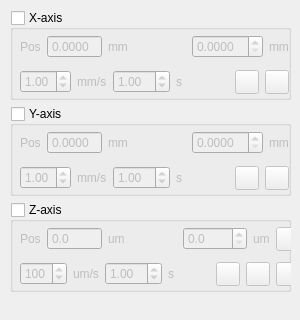
         <widget class="QWidget" name="tab_3">
          <attribute name="title">
           <string>High-prec. Stage</string>
          </attribute>
          <widget class="QWidget" name="verticalLayoutWidget_7">
           <property name="geometry">
            <rect>
             <x>10</x>
             <y>10</y>
             <width>281</width>
             <height>301</height>
            </rect>
           </property>
           <layout class="QVBoxLayout" name="verticalLayout_8">
            <item>
             <widget class="QGroupBox" name="xAxisHighBox">
              <property name="minimumSize">
               <size>
                <width>0</width>
                <height>90</height>
               </size>
              </property>
              <property name="title">
               <string>X-axis</string>
              </property>
              <property name="checkable">
               <bool>true</bool>
              </property>
              <property name="checked">
               <bool>false</bool>
              </property>
              <widget class="QWidget" name="verticalLayoutWidget_8">
               <property name="geometry">
                <rect>
                 <x>10</x>
                 <y>20</y>
                 <width>299</width>
                 <height>71</height>
                </rect>
               </property>
               <layout class="QVBoxLayout" name="verticalLayout_9">
                <item>
                 <layout class="QHBoxLayout" name="horizontalLayout_11">
                  <item>
                   <widget class="QLabel" name="label_29">
                    <property name="text">
                     <string>Pos</string>
                    </property>
                   </widget>
                  </item>
                  <item>
                   <widget class="QDoubleSpinBox" name="xAxisPosSpinBoxHigh">
                    <property name="readOnly">
                     <bool>true</bool>
                    </property>
                    <property name="buttonSymbols">
                     <enum>QAbstractSpinBox::ButtonSymbols::NoButtons</enum>
                    </property>
                    <property name="decimals">
                     <number>4</number>
                    </property>
                   </widget>
                  </item>
                  <item>
                   <widget class="QLabel" name="label_30">
                    <property name="text">
                     <string>mm</string>
                    </property>
                   </widget>
                  </item>
                  <item>
                   <spacer name="horizontalSpacer_16">
                    <property name="orientation">
                     <enum>Qt::Orientation::Horizontal</enum>
                    </property>
                    <property name="sizeHint" stdset="0">
                     <size>
                      <width>40</width>
                      <height>20</height>
                     </size>
                    </property>
                   </spacer>
                  </item>
                  <item>
                   <widget class="QDoubleSpinBox" name="xAxisDesSpinBoxHigh">
                    <property name="readOnly">
                     <bool>false</bool>
                    </property>
                    <property name="decimals">
                     <number>4</number>
                    </property>
                    <property name="maximum">
                     <double>15.000000000000000</double>
                    </property>
                   </widget>
                  </item>
                  <item>
                   <widget class="QLabel" name="label_31">
                    <property name="text">
                     <string>mm</string>
                    </property>
                   </widget>
                  </item>
                  <item>
                   <widget class="QPushButton" name="xAxisHighGotoButton">
                    <property name="minimumSize">
                     <size>
                      <width>24</width>
                      <height>24</height>
                     </size>
                    </property>
                    <property name="maximumSize">
                     <size>
                      <width>24</width>
                      <height>16777215</height>
                     </size>
                    </property>
                    <property name="text">
                     <string/>
                    </property>
                    <property name="icon">
                     <iconset resource="icons.qrc">
                      <normaloff>:/icons/icons8-go-100.png</normaloff>:/icons/icons8-go-100.png</iconset>
                    </property>
                    <property name="iconSize">
                     <size>
                      <width>20</width>
                      <height>20</height>
                     </size>
                    </property>
                   </widget>
                  </item>
                 </layout>
                </item>
                <item>
                 <layout class="QHBoxLayout" name="horizontalLayout_16">
                  <item>
                   <widget class="QDoubleSpinBox" name="xAxisSpeedSpinBoxHigh">
                    <property name="maximum">
                     <double>2.000000000000000</double>
                    </property>
                    <property name="singleStep">
                     <double>0.010000000000000</double>
                    </property>
                    <property name="value">
                     <double>1.000000000000000</double>
                    </property>
                   </widget>
                  </item>
                  <item>
                   <widget class="QLabel" name="label_32">
                    <property name="text">
                     <string>mm/s</string>
                    </property>
                   </widget>
                  </item>
                  <item>
                   <widget class="QDoubleSpinBox" name="xAxisTimeSpinBoxHigh">
                    <property name="value">
                     <double>1.000000000000000</double>
                    </property>
                   </widget>
                  </item>
                  <item>
                   <widget class="QLabel" name="label_33">
                    <property name="text">
                     <string>s</string>
                    </property>
                   </widget>
                  </item>
                  <item>
                   <spacer name="horizontalSpacer_21">
                    <property name="orientation">
                     <enum>Qt::Orientation::Horizontal</enum>
                    </property>
                    <property name="sizeHint" stdset="0">
                     <size>
                      <width>40</width>
                      <height>20</height>
                     </size>
                    </property>
                   </spacer>
                  </item>
                  <item>
                   <widget class="QPushButton" name="xAxisHighLeftButton">
                    <property name="minimumSize">
                     <size>
                      <width>24</width>
                      <height>24</height>
                     </size>
                    </property>
                    <property name="maximumSize">
                     <size>
                      <width>24</width>
                      <height>16777215</height>
                     </size>
                    </property>
                    <property name="text">
                     <string/>
                    </property>
                    <property name="icon">
                     <iconset resource="icons.qrc">
                      <normaloff>:/icons/icons8-left-96.png</normaloff>:/icons/icons8-left-96.png</iconset>
                    </property>
                    <property name="iconSize">
                     <size>
                      <width>16</width>
                      <height>16</height>
                     </size>
                    </property>
                   </widget>
                  </item>
                  <item>
                   <widget class="QPushButton" name="xAxisHighHomeButton">
                    <property name="minimumSize">
                     <size>
                      <width>24</width>
                      <height>24</height>
                     </size>
                    </property>
                    <property name="maximumSize">
                     <size>
                      <width>24</width>
                      <height>16777215</height>
                     </size>
                    </property>
                    <property name="text">
                     <string/>
                    </property>
                    <property name="icon">
                     <iconset resource="icons.qrc">
                      <normaloff>:/icons/icons8-home-96.png</normaloff>:/icons/icons8-home-96.png</iconset>
                    </property>
                   </widget>
                  </item>
                  <item>
                   <widget class="QPushButton" name="xAxisHgihRightButton">
                    <property name="minimumSize">
                     <size>
                      <width>24</width>
                      <height>24</height>
                     </size>
                    </property>
                    <property name="maximumSize">
                     <size>
                      <width>24</width>
                      <height>16777215</height>
                     </size>
                    </property>
                    <property name="text">
                     <string/>
                    </property>
                    <property name="icon">
                     <iconset resource="icons.qrc">
                      <normaloff>:/icons/icons8-right-96.png</normaloff>:/icons/icons8-right-96.png</iconset>
                    </property>
                   </widget>
                  </item>
                 </layout>
                </item>
               </layout>
              </widget>
             </widget>
            </item>
            <item>
             <widget class="QGroupBox" name="yAxisHighBox">
              <property name="minimumSize">
               <size>
                <width>0</width>
                <height>90</height>
               </size>
              </property>
              <property name="title">
               <string>Y-axis</string>
              </property>
              <property name="checkable">
               <bool>true</bool>
              </property>
              <property name="checked">
               <bool>false</bool>
              </property>
              <widget class="QWidget" name="verticalLayoutWidget_9">
               <property name="geometry">
                <rect>
                 <x>10</x>
                 <y>20</y>
                 <width>299</width>
                 <height>71</height>
                </rect>
               </property>
               <layout class="QVBoxLayout" name="verticalLayout_10">
                <item>
                 <layout class="QHBoxLayout" name="horizontalLayout_17">
                  <item>
                   <widget class="QLabel" name="label_34">
                    <property name="text">
                     <string>Pos</string>
                    </property>
                   </widget>
                  </item>
                  <item>
                   <widget class="QDoubleSpinBox" name="yAxisPosSpinBoxHigh">
                    <property name="readOnly">
                     <bool>true</bool>
                    </property>
                    <property name="buttonSymbols">
                     <enum>QAbstractSpinBox::ButtonSymbols::NoButtons</enum>
                    </property>
                    <property name="decimals">
                     <number>4</number>
                    </property>
                   </widget>
                  </item>
                  <item>
                   <widget class="QLabel" name="label_35">
                    <property name="text">
                     <string>mm</string>
                    </property>
                   </widget>
                  </item>
                  <item>
                   <spacer name="horizontalSpacer_22">
                    <property name="orientation">
                     <enum>Qt::Orientation::Horizontal</enum>
                    </property>
                    <property name="sizeHint" stdset="0">
                     <size>
                      <width>40</width>
                      <height>20</height>
                     </size>
                    </property>
                   </spacer>
                  </item>
                  <item>
                   <widget class="QDoubleSpinBox" name="yAxisDesSpinBoxHigh">
                    <property name="readOnly">
                     <bool>false</bool>
                    </property>
                    <property name="decimals">
                     <number>4</number>
                    </property>
                    <property name="maximum">
                     <double>15.000000000000000</double>
                    </property>
                   </widget>
                  </item>
                  <item>
                   <widget class="QLabel" name="label_36">
                    <property name="text">
                     <string>mm</string>
                    </property>
                   </widget>
                  </item>
                  <item>
                   <widget class="QPushButton" name="yAxisHighGotoButton">
                    <property name="minimumSize">
                     <size>
                      <width>24</width>
                      <height>24</height>
                     </size>
                    </property>
                    <property name="maximumSize">
                     <size>
                      <width>24</width>
                      <height>16777215</height>
                     </size>
                    </property>
                    <property name="text">
                     <string/>
                    </property>
                    <property name="icon">
                     <iconset resource="icons.qrc">
                      <normaloff>:/icons/icons8-go-100.png</normaloff>:/icons/icons8-go-100.png</iconset>
                    </property>
                    <property name="iconSize">
                     <size>
                      <width>20</width>
                      <height>20</height>
                     </size>
                    </property>
                   </widget>
                  </item>
                 </layout>
                </item>
                <item>
                 <layout class="QHBoxLayout" name="horizontalLayout_18">
                  <item>
                   <widget class="QDoubleSpinBox" name="yAxisSpeedSpinBoxHigh">
                    <property name="maximum">
                     <double>2.000000000000000</double>
                    </property>
                    <property name="singleStep">
                     <double>0.010000000000000</double>
                    </property>
                    <property name="value">
                     <double>1.000000000000000</double>
                    </property>
                   </widget>
                  </item>
                  <item>
                   <widget class="QLabel" name="label_37">
                    <property name="text">
                     <string>mm/s</string>
                    </property>
                   </widget>
                  </item>
                  <item>
                   <widget class="QDoubleSpinBox" name="yAxisTimeSpinBoxHigh">
                    <property name="value">
                     <double>1.000000000000000</double>
                    </property>
                   </widget>
                  </item>
                  <item>
                   <widget class="QLabel" name="label_38">
                    <property name="text">
                     <string>s</string>
                    </property>
                   </widget>
                  </item>
                  <item>
                   <spacer name="horizontalSpacer_23">
                    <property name="orientation">
                     <enum>Qt::Orientation::Horizontal</enum>
                    </property>
                    <property name="sizeHint" stdset="0">
                     <size>
                      <width>40</width>
                      <height>20</height>
                     </size>
                    </property>
                   </spacer>
                  </item>
                  <item>
                   <widget class="QPushButton" name="yAxisHighLeftButton">
                    <property name="minimumSize">
                     <size>
                      <width>24</width>
                      <height>24</height>
                     </size>
                    </property>
                    <property name="maximumSize">
                     <size>
                      <width>24</width>
                      <height>16777215</height>
                     </size>
                    </property>
                    <property name="text">
                     <string/>
                    </property>
                    <property name="icon">
                     <iconset resource="icons.qrc">
                      <normaloff>:/icons/icons8-left-96.png</normaloff>:/icons/icons8-left-96.png</iconset>
                    </property>
                    <property name="iconSize">
                     <size>
                      <width>16</width>
                      <height>16</height>
                     </size>
                    </property>
                   </widget>
                  </item>
                  <item>
                   <widget class="QPushButton" name="yAxisHighHomeButton">
                    <property name="minimumSize">
                     <size>
                      <width>24</width>
                      <height>24</height>
                     </size>
                    </property>
                    <property name="maximumSize">
                     <size>
                      <width>24</width>
                      <height>16777215</height>
                     </size>
                    </property>
                    <property name="text">
                     <string/>
                    </property>
                    <property name="icon">
                     <iconset resource="icons.qrc">
                      <normaloff>:/icons/icons8-home-96.png</normaloff>:/icons/icons8-home-96.png</iconset>
                    </property>
                   </widget>
                  </item>
                  <item>
                   <widget class="QPushButton" name="yAxisHighRightButton">
                    <property name="minimumSize">
                     <size>
                      <width>24</width>
                      <height>24</height>
                     </size>
                    </property>
                    <property name="maximumSize">
                     <size>
                      <width>24</width>
                      <height>16777215</height>
                     </size>
                    </property>
                    <property name="text">
                     <string/>
                    </property>
                    <property name="icon">
                     <iconset resource="icons.qrc">
                      <normaloff>:/icons/icons8-right-96.png</normaloff>:/icons/icons8-right-96.png</iconset>
                    </property>
                   </widget>
                  </item>
                 </layout>
                </item>
               </layout>
              </widget>
             </widget>
            </item>
            <item>
             <widget class="QGroupBox" name="zAxisHighBox">
              <property name="minimumSize">
               <size>
                <width>0</width>
                <height>90</height>
               </size>
              </property>
              <property name="title">
               <string>Z-axis</string>
              </property>
              <property name="checkable">
               <bool>true</bool>
              </property>
              <property name="checked">
               <bool>false</bool>
              </property>
              <widget class="QWidget" name="verticalLayoutWidget_10">
               <property name="geometry">
                <rect>
                 <x>10</x>
                 <y>20</y>
                 <width>280</width>
                 <height>71</height>
                </rect>
               </property>
               <layout class="QVBoxLayout" name="verticalLayout_11">
                <item>
                 <layout class="QHBoxLayout" name="horizontalLayout_19">
                  <item>
                   <widget class="QLabel" name="label_39">
                    <property name="text">
                     <string>Pos</string>
                    </property>
                   </widget>
                  </item>
                  <item>
                   <widget class="QDoubleSpinBox" name="zAxisPosSpinBoxHigh">
                    <property name="readOnly">
                     <bool>true</bool>
                    </property>
                    <property name="buttonSymbols">
                     <enum>QAbstractSpinBox::ButtonSymbols::NoButtons</enum>
                    </property>
                    <property name="decimals">
                     <number>1</number>
                    </property>
                    <property name="maximum">
                     <double>10000.000000000000000</double>
                    </property>
                   </widget>
                  </item>
                  <item>
                   <widget class="QLabel" name="label_40">
                    <property name="text">
                     <string>um</string>
                    </property>
                   </widget>
                  </item>
                  <item>
                   <spacer name="horizontalSpacer_24">
                    <property name="orientation">
                     <enum>Qt::Orientation::Horizontal</enum>
                    </property>
                    <property name="sizeHint" stdset="0">
                     <size>
                      <width>40</width>
                      <height>20</height>
                     </size>
                    </property>
                   </spacer>
                  </item>
                  <item>
                   <widget class="QDoubleSpinBox" name="zAxisDesSpinBoxHigh">
                    <property name="readOnly">
                     <bool>false</bool>
                    </property>
                    <property name="decimals">
                     <number>1</number>
                    </property>
                    <property name="maximum">
                     <double>5000.000000000000000</double>
                    </property>
                   </widget>
                  </item>
                  <item>
                   <widget class="QLabel" name="label_41">
                    <property name="text">
                     <string>um</string>
                    </property>
                   </widget>
                  </item>
                  <item>
                   <widget class="QPushButton" name="zAxisHighGotoButton">
                    <property name="minimumSize">
                     <size>
                      <width>24</width>
                      <height>24</height>
                     </size>
                    </property>
                    <property name="maximumSize">
                     <size>
                      <width>24</width>
                      <height>16777215</height>
                     </size>
                    </property>
                    <property name="text">
                     <string/>
                    </property>
                    <property name="icon">
                     <iconset resource="icons.qrc">
                      <normaloff>:/icons/icons8-go-100.png</normaloff>:/icons/icons8-go-100.png</iconset>
                    </property>
                    <property name="iconSize">
                     <size>
                      <width>20</width>
                      <height>20</height>
                     </size>
                    </property>
                   </widget>
                  </item>
                 </layout>
                </item>
                <item>
                 <layout class="QHBoxLayout" name="horizontalLayout_20">
                  <item>
                   <widget class="QDoubleSpinBox" name="zAxisSpeedSpinBoxHigh">
                    <property name="decimals">
                     <number>0</number>
                    </property>
                    <property name="maximum">
                     <double>300.000000000000000</double>
                    </property>
                    <property name="singleStep">
                     <double>3.000000000000000</double>
                    </property>
                    <property name="value">
                     <double>100.000000000000000</double>
                    </property>
                   </widget>
                  </item>
                  <item>
                   <widget class="QLabel" name="label_42">
                    <property name="text">
                     <string>um/s</string>
                    </property>
                   </widget>
                  </item>
                  <item>
                   <widget class="QDoubleSpinBox" name="zAxisTimeSpinBoxHigh">
                    <property name="value">
                     <double>1.000000000000000</double>
                    </property>
                   </widget>
                  </item>
                  <item>
                   <widget class="QLabel" name="label_43">
                    <property name="text">
                     <string>s</string>
                    </property>
                   </widget>
                  </item>
                  <item>
                   <spacer name="horizontalSpacer_25">
                    <property name="orientation">
                     <enum>Qt::Orientation::Horizontal</enum>
                    </property>
                    <property name="sizeHint" stdset="0">
                     <size>
                      <width>40</width>
                      <height>20</height>
                     </size>
                    </property>
                   </spacer>
                  </item>
                  <item>
                   <widget class="QPushButton" name="zAxisHighLeftButton">
                    <property name="minimumSize">
                     <size>
                      <width>24</width>
                      <height>24</height>
                     </size>
                    </property>
                    <property name="maximumSize">
                     <size>
                      <width>24</width>
                      <height>16777215</height>
                     </size>
                    </property>
                    <property name="text">
                     <string/>
                    </property>
                    <property name="icon">
                     <iconset resource="icons.qrc">
                      <normaloff>:/icons/icons8-left-96.png</normaloff>:/icons/icons8-left-96.png</iconset>
                    </property>
                    <property name="iconSize">
                     <size>
                      <width>16</width>
                      <height>16</height>
                     </size>
                    </property>
                   </widget>
                  </item>
                  <item>
                   <widget class="QPushButton" name="zAxisHighHomeButton">
                    <property name="minimumSize">
                     <size>
                      <width>24</width>
                      <height>24</height>
                     </size>
                    </property>
                    <property name="maximumSize">
                     <size>
                      <width>24</width>
                      <height>16777215</height>
                     </size>
                    </property>
                    <property name="text">
                     <string/>
                    </property>
                    <property name="icon">
                     <iconset resource="icons.qrc">
                      <normaloff>:/icons/icons8-home-96.png</normaloff>:/icons/icons8-home-96.png</iconset>
                    </property>
                   </widget>
                  </item>
                  <item>
                   <widget class="QPushButton" name="zAxisHighRightButton">
                    <property name="minimumSize">
                     <size>
                      <width>24</width>
                      <height>24</height>
                     </size>
                    </property>
                    <property name="maximumSize">
                     <size>
                      <width>24</width>
                      <height>16777215</height>
                     </size>
                    </property>
                    <property name="text">
                     <string/>
                    </property>
                    <property name="icon">
                     <iconset resource="icons.qrc">
                      <normaloff>:/icons/icons8-right-96.png</normaloff>:/icons/icons8-right-96.png</iconset>
                    </property>
                   </widget>
                  </item>
                 </layout>
                </item>
               </layout>
              </widget>
             </widget>
            </item>
            <item>
             <spacer name="verticalSpacer_3">
              <property name="orientation">
               <enum>Qt::Orientation::Vertical</enum>
              </property>
              <property name="sizeHint" stdset="0">
               <size>
                <width>20</width>
                <height>40</height>
               </size>
              </property>
             </spacer>
            </item>
           </layout>
          </widget>
         </widget>
